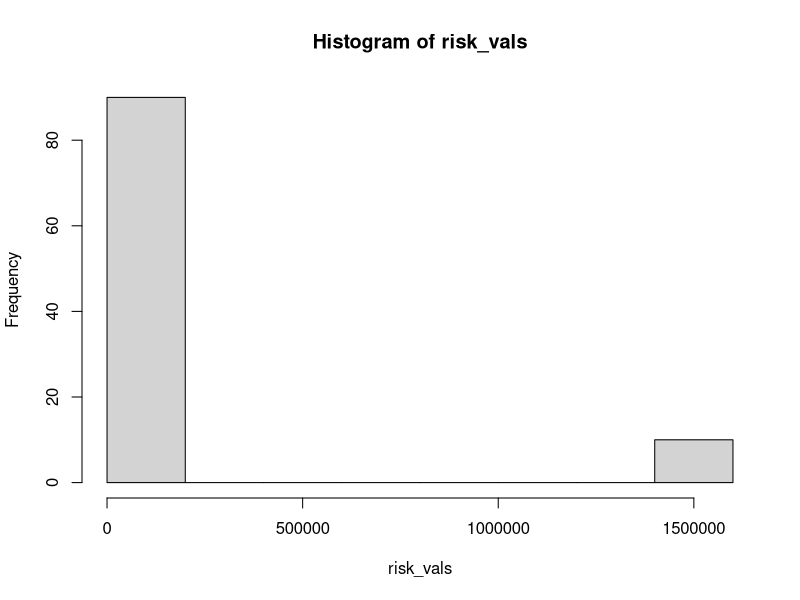
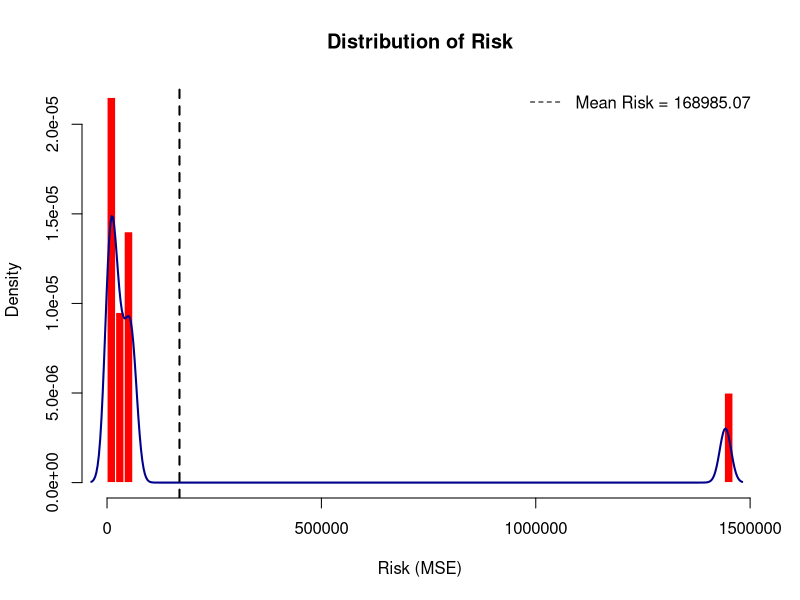
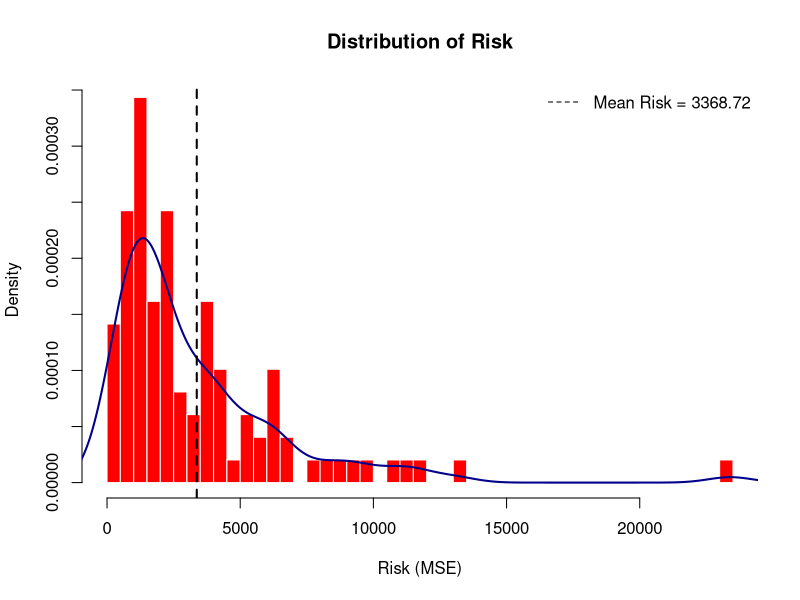
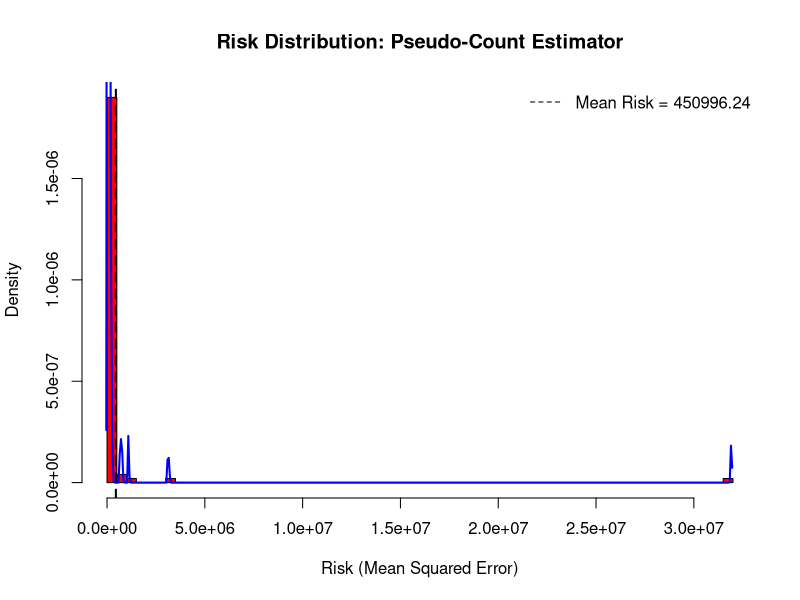
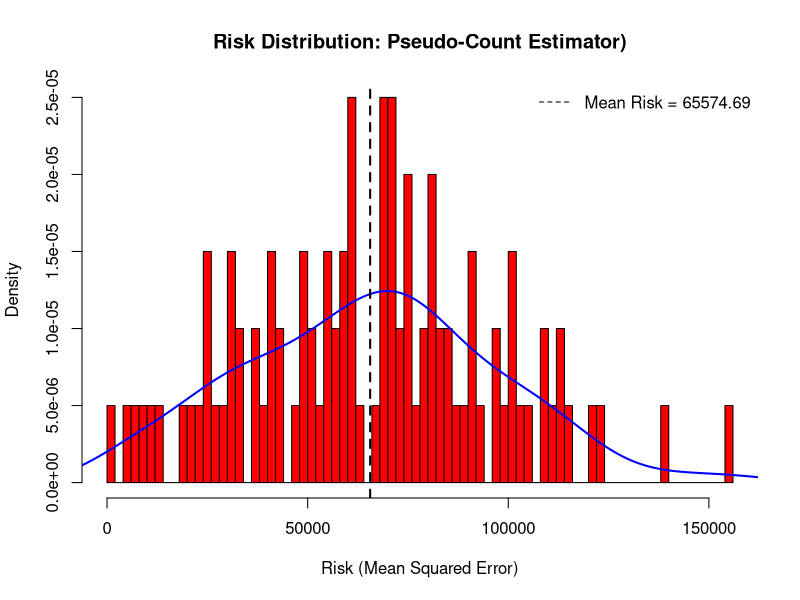

Write the R code that produced these figures, in order.
## ---- chunk 1

library(MASS)
library(stats4)
library(pracma)  # for trapz()

# Dartboard region classifier
get_dartboard_region_vectorized <- function(x, y) {
  segment_numbers <- c(20, 1, 18, 4, 13, 6, 10, 15, 2, 17,
                       3, 19, 7, 16, 8, 11, 14, 9, 12, 5)
  segment_width <- 360 / 20

  bull_inner <- 6.35
  bull_outer <- 15.9
  triple_inner <- 99
  triple_outer <- 107
  double_inner <- 162
  double_outer <- 170

  r <- sqrt(x^2 + y^2)
  theta <- (90 - atan2(y, x) * 180 / pi) %% 360
  segment_idx <- floor(theta / segment_width) + 1
  segment <- segment_numbers[segment_idx]

  region <- character(length(x))
  region[r <= bull_inner] <- "Bull"
  region[r > bull_inner & r <= bull_outer] <- "Outer Bull"
  region[r > bull_outer & r <= triple_inner] <- paste0("S", segment[r > bull_outer & r <= triple_inner])
  region[r > triple_inner & r <= triple_outer] <- paste0("T", segment[r > triple_inner & r <= triple_outer])
  region[r > triple_outer & r <= double_inner] <- paste0("S", segment[r > triple_outer & r <= double_inner])
  region[r > double_inner & r <= double_outer] <- paste0("D", segment[r > double_inner & r <= double_outer])
  region[r > double_outer] <- "Miss"

  return(region)
}

# Expand region table to include all possible regions
expand_region_table <- function(region_table) {
  all_regions <- c(
    "Bull", "Outer Bull",
    paste0("S", 1:20),
    paste0("T", 1:20),
    paste0("D", 1:20),
    "Miss"
  )
  full_table <- setNames(rep(0, length(all_regions)), all_regions)
  matching_regions <- intersect(names(region_table), names(full_table))
  full_table[matching_regions] <- region_table[matching_regions]
  return(full_table)
}

# Convert region counts into annuli counts
convert_regions_to_annuli <- function(region_counts) {
  annuli_counts <- rep(0, 6)

  for (region in names(region_counts)) {
    count <- region_counts[[region]]

    if (region == "Bull") {
      annuli_counts[1] <- annuli_counts[1] + count
    } else if (region == "Outer Bull") {
      annuli_counts[2] <- annuli_counts[2] + count
    } else if (startsWith(region, "T")) {
      annuli_counts[4] <- annuli_counts[4] + count
    } else if (startsWith(region, "D")) {
      annuli_counts[6] <- annuli_counts[6] + count
    } else if (startsWith(region, "S")) {
      annuli_counts[3] <- annuli_counts[3] + count
    }
  }
  return(annuli_counts)
}

# Inverse-Chi-Squared density
dinvchisq <- function(theta, a, b) {
  if (theta <= 0) return(0)
  (b/2)^(a/2) / gamma(a/2) * theta^(-a/2 - 1) * exp(-b / (2*theta))
}

# Exact annulus probability
dart_annulus_probability <- function(r1, r2, sigma2) {
  pchisq(r2^2 / sigma2, df = 2) - pchisq(r1^2 / sigma2, df = 2)
}

# Log-likelihood for a fixed sigma^2
log_likelihood_bull_given_sigma <- function(sigma2, observed_counts, radii = c(0, 6.35, 15.9, 99, 107, 162, 170)) {
  log_likelihood <- 0

  for (i in seq_along(observed_counts)) {
    n_obs <- observed_counts[i]
    if (n_obs == 0) next

    prob_annulus <- dart_annulus_probability(radii[i], radii[i+1], sigma2)
    prob_annulus <- max(prob_annulus, 1e-12)

    log_likelihood <- log_likelihood + n_obs * log(prob_annulus)
  }

  return(log_likelihood)
}

# Log-likelihood for a given (a,b)
log_likelihood_bull_ab <- function(a, b, observed_counts, radii, n_theta_samples = 5000) {
  if (a <= 0 || b <= 0) return(-Inf)
  theta_samples <- b / rchisq(n_theta_samples, df = a)
  logL_total <- 0

  for (i in seq_along(observed_counts)) {
    n_obs <- observed_counts[i]
    if (n_obs == 0) next

    probs <- dart_annulus_probability(radii[i], radii[i+1], theta_samples)
    avg_prob <- mean(probs)
    avg_prob <- max(avg_prob, 1e-12)

    logL_total <- logL_total + n_obs * log(avg_prob)
  }
  return(logL_total)
}

# Wrapper to perform entire EB estimation
estimate_sigmas <- function(player_count_list) {
  bull_radii <- c(0, 6.35, 15.9, 99, 107, 162, 170)

  # Overall counts
  overall_counts <- Reduce("+", player_count_list)
  overall_annuli <- convert_regions_to_annuli(overall_counts)

  # Step 1: Fit prior (MLE for a,b)
  mle_bull_ab <- function(observed_counts, radii = bull_radii) {
    neg_log_likelihood <- function(a, b) {
      -log_likelihood_bull_ab(a, b, observed_counts, radii)
    }
    mle_result <- mle(neg_log_likelihood, start = list(a = 5, b = 1000), method = "L-BFGS-B", lower = c(0.1, 0.1))
    return(mle_result)
  }

  set.seed(123)
  mle_result <- mle_bull_ab(overall_annuli)
  mle_a <- coef(mle_result)["a"]
  mle_b <- coef(mle_result)["b"]

  # Step 2: For each player, compute MAP estimate
  sigma2_map_list <- c()

  for (player_counts in player_count_list) {
    observed_counts_bull <- convert_regions_to_annuli(player_counts)

    sigma_vals <- seq(2, 25, length.out = 100)
    sigma2_vals <- sigma_vals^2

    log_likelihood_vals <- sapply(sigma2_vals, function(s2) {
      log_likelihood_bull_given_sigma(s2, observed_counts_bull, bull_radii)
    }, USE.NAMES = FALSE)

    likelihood_vals <- exp(log_likelihood_vals)
    prior_vals <- sapply(sigma2_vals, function(theta) {
      dinvchisq(theta, mle_a, mle_b)
    })

    unnormalized_posterior <- likelihood_vals * prior_vals
    normalized_posterior <- unnormalized_posterior / trapz(sigma2_vals, unnormalized_posterior)

    idx_max <- which.max(normalized_posterior)
    sigma2_map <- sigma2_vals[idx_max]
    sigma2_map_list <- c(sigma2_map_list, sigma2_map)
  }

  return(sigma2_map_list)
}

# Simulation function to estimate risk
simulate_estimation_risk <- function(n_trials = 100, n_players = 5, throws_per_player = 15, a = 5, b = 934) {
  risk_values <- c()

  for (trial in 1:n_trials) {
    sigma2_true <- b / rchisq(n_players, df = a)
    player_counts <- list()

    for (i in 1:n_players) {
      sigma <- sqrt(sigma2_true[i])
      sigma <- max(sigma, 0.5)
      samples <- mvrnorm(n = throws_per_player, mu = c(0, 0), Sigma = diag(sigma^2, 2))
      regions <- get_dartboard_region_vectorized(samples[,1], samples[,2])
      player_counts[[i]] <- expand_region_table(table(regions))
    }

    sigma2_est <- estimate_sigmas(player_counts)
    risk <- mean((sigma2_est - sigma2_true)^2)
    risk_values <- c(risk_values, risk)
  }

  return(risk_values)
}



## ---- chunk 2
risk_vals <- simulate_estimation_risk(n_trials = 100)
hist(risk_vals)
mean(risk_vals)

## ---- chunk 3
# Remove extreme outliers
threshold <- quantile(risk_vals, 0.99)  # 99th percentile cutoff
filtered_risk_vals <- risk_vals[risk_vals <= threshold]

# Plot histogram
hist(filtered_risk_vals, 
     breaks = 60,    # Smaller bins
     col = "red",    # Red bars
     border = "white",
     probability = TRUE,
     main = "Distribution of Risk",
     xlab = "Risk (MSE)")

# Add density curve
lines(density(filtered_risk_vals), col = "darkblue", lwd = 2)

# Add mean line
abline(v = mean(filtered_risk_vals), col = "black", lty = 2, lwd = 2)

# Add legend
legend("topright", 
       legend = sprintf("Mean Risk = %.2f", mean(filtered_risk_vals)),
       col = "black", lty = 2, bty = "n")

## ---- chunk 4
library(MASS)
library(stats4)
library(pracma)  # for trapz()

# Dartboard region classifier
get_dartboard_region_vectorized <- function(x, y) {
  segment_numbers <- c(20, 1, 18, 4, 13, 6, 10, 15, 2, 17,
                       3, 19, 7, 16, 8, 11, 14, 9, 12, 5)
  segment_width <- 360 / 20

  bull_inner <- 6.35
  bull_outer <- 15.9
  triple_inner <- 99
  triple_outer <- 107
  double_inner <- 162
  double_outer <- 170

  r <- sqrt(x^2 + y^2)
  theta <- (90 - atan2(y, x) * 180 / pi) %% 360
  segment_idx <- floor(theta / segment_width) + 1
  segment <- segment_numbers[segment_idx]

  region <- character(length(x))
  region[r <= bull_inner] <- "Bull"
  region[r > bull_inner & r <= bull_outer] <- "Outer Bull"
  region[r > bull_outer & r <= triple_inner] <- paste0("S", segment[r > bull_outer & r <= triple_inner])
  region[r > triple_inner & r <= triple_outer] <- paste0("T", segment[r > triple_inner & r <= triple_outer])
  region[r > triple_outer & r <= double_inner] <- paste0("S", segment[r > triple_outer & r <= double_inner])
  region[r > double_inner & r <= double_outer] <- paste0("D", segment[r > double_inner & r <= double_outer])
  region[r > double_outer] <- "Miss"

  return(region)
}

# Expand region table to include all possible regions
expand_region_table <- function(region_table) {
  all_regions <- c(
    "Bull", "Outer Bull",
    paste0("S", 1:20),
    paste0("T", 1:20),
    paste0("D", 1:20),
    "Miss"
  )
  full_table <- setNames(rep(0, length(all_regions)), all_regions)
  matching_regions <- intersect(names(region_table), names(full_table))
  full_table[matching_regions] <- region_table[matching_regions]
  return(full_table)
}

# Convert region counts into annuli counts
convert_regions_to_annuli <- function(region_counts) {
  annuli_counts <- rep(0, 6)

  for (region in names(region_counts)) {
    count <- region_counts[[region]]

    if (region == "Bull") {
      annuli_counts[1] <- annuli_counts[1] + count
    } else if (region == "Outer Bull") {
      annuli_counts[2] <- annuli_counts[2] + count
    } else if (startsWith(region, "T")) {
      annuli_counts[4] <- annuli_counts[4] + count
    } else if (startsWith(region, "D")) {
      annuli_counts[6] <- annuli_counts[6] + count
    } else if (startsWith(region, "S")) {
      annuli_counts[3] <- annuli_counts[3] + count
    }
  }
  return(annuli_counts)
}

# Exact annulus probability
dart_annulus_probability <- function(r1, r2, sigma2) {
  pchisq(r2^2 / sigma2, df = 2) - pchisq(r1^2 / sigma2, df = 2)
}

# Log-likelihood for a fixed sigma^2
log_likelihood_bull_given_sigma <- function(sigma2, observed_counts, radii = c(0, 6.35, 15.9, 99, 107, 162, 170)) {
  log_likelihood <- 0

  for (i in seq_along(observed_counts)) {
    n_obs <- observed_counts[i]
    if (n_obs == 0) next

    prob_annulus <- dart_annulus_probability(radii[i], radii[i+1], sigma2)
    prob_annulus <- max(prob_annulus, 1e-12)

    log_likelihood <- log_likelihood + n_obs * log(prob_annulus)
  }

  return(log_likelihood)
}

# Wrapper to perform EB estimation (now assuming wrong prior model)
estimate_sigmas_lognormal_prior <- function(player_count_list) {
  bull_radii <- c(0, 6.35, 15.9, 99, 107, 162, 170)

  # Assume fixed LogNormal prior: meanlog = 5, sdlog = 0.5
  prior_meanlog <- 5
  prior_sdlog <- 0.5

  sigma2_map_list <- c()

  for (player_counts in player_count_list) {
    observed_counts_bull <- convert_regions_to_annuli(player_counts)

    sigma_vals <- seq(2, 25, length.out = 100)
    sigma2_vals <- sigma_vals^2

    log_likelihood_vals <- sapply(sigma2_vals, function(s2) {
      log_likelihood_bull_given_sigma(s2, observed_counts_bull, bull_radii)
    }, USE.NAMES = FALSE)

    likelihood_vals <- exp(log_likelihood_vals)
    prior_vals <- dlnorm(sigma2_vals, meanlog = prior_meanlog, sdlog = prior_sdlog)

    unnormalized_posterior <- likelihood_vals * prior_vals
    normalized_posterior <- unnormalized_posterior / trapz(sigma2_vals, unnormalized_posterior)

    idx_max <- which.max(normalized_posterior)
    sigma2_map <- sigma2_vals[idx_max]
    sigma2_map_list <- c(sigma2_map_list, sigma2_map)
  }

  return(sigma2_map_list)
}

# Simulation function to estimate risk under model misspecification
simulate_estimation_risk_misspecified <- function(n_trials = 100, n_players = 5, throws_per_player = 15) {
  risk_values <- c()

  for (trial in 1:n_trials) {
    sigma2_true <- rlnorm(n_players, meanlog = 5, sdlog = 0.5)
    player_counts <- list()

    for (i in 1:n_players) {
      sigma <- sqrt(sigma2_true[i])
      samples <- mvrnorm(n = throws_per_player, mu = c(0, 0), Sigma = diag(sigma^2, 2))
      regions <- get_dartboard_region_vectorized(samples[,1], samples[,2])
      player_counts[[i]] <- expand_region_table(table(regions))
    }

    sigma2_est <- estimate_sigmas_lognormal_prior(player_counts)
    risk <- mean((sigma2_est - sigma2_true)^2)
    risk_values <- c(risk_values, risk)
  }

  return(risk_values)
}
## ---- chunk 5
risk_vals_wrong <- simulate_estimation_risk_misspecified(n_trials = 100)
risk_vals_wrong
## ---- chunk 6
# Remove extreme outliers
threshold <- quantile(risk_vals_wrong, 0.99)  # 99th percentile cutoff
filtered_risk_vals_wrong <- risk_vals_wrong[risk_vals_wrong <= threshold]

# Plot histogram
hist(filtered_risk_vals_wrong, 
     breaks = 60,    # Smaller bins
     col = "red",    # Red bars
     border = "white",
     probability = TRUE,
     main = "Distribution of Risk",
     xlab = "Risk (MSE)")

# Add density curve
lines(density(filtered_risk_vals_wrong), col = "darkblue", lwd = 2)

# Add mean line
abline(v = mean(filtered_risk_vals_wrong), col = "black", lty = 2, lwd = 2)

# Add legend
legend("topright", 
       legend = sprintf("Mean Risk = %.2f", mean(filtered_risk_vals_wrong)),
       col = "black", lty = 2, bty = "n")

## ---- chunk 7
library(MASS)
library(stats4)
library(pracma)

# Dartboard setup
bull_radii <- c(0, 6.35, 15.9, 99, 107, 162, 170)

# Helper to expand region table
to_annuli_counts <- function(region_counts) {
  annuli_counts <- rep(0, 6)
  for (region in names(region_counts)) {
    count <- region_counts[[region]]
    if (region == "Bull") {
      annuli_counts[1] <- annuli_counts[1] + count
    } else if (region == "Outer Bull") {
      annuli_counts[2] <- annuli_counts[2] + count
    } else if (startsWith(region, "T")) {
      annuli_counts[4] <- annuli_counts[4] + count
    } else if (startsWith(region, "D")) {
      annuli_counts[6] <- annuli_counts[6] + count
    } else if (startsWith(region, "S")) {
      annuli_counts[3] <- annuli_counts[3] + count
    }
  }
  return(annuli_counts)
}

# Exact annulus probability
dart_annulus_probability <- function(r1, r2, sigma2) {
  pchisq(r2^2 / sigma2, df = 2) - pchisq(r1^2 / sigma2, df = 2)
}

# Log-likelihood for (alpha) estimation
log_likelihood_alpha <- function(alpha, observed_counts) {
  if (any(alpha <= 0)) return(-Inf)
  total_counts <- sum(observed_counts)
  sum(lgamma(alpha + observed_counts) - lgamma(alpha)) + lgamma(sum(alpha)) - lgamma(sum(alpha) + total_counts)
}

# Log-likelihood for fixed sigma2
log_likelihood_given_sigma <- function(sigma2, observed_counts, radii = bull_radii) {
  log_likelihood <- 0
  for (i in seq_along(observed_counts)) {
    n_obs <- observed_counts[i]
    if (n_obs == 0) next
    prob_annulus <- dart_annulus_probability(radii[i], radii[i+1], sigma2)
    prob_annulus <- max(prob_annulus, 1e-12)
    log_likelihood <- log_likelihood + n_obs * log(prob_annulus)
  }
  return(log_likelihood)
}

# Estimate alpha via marginal MLE
estimate_alpha <- function(all_annuli_counts) {
  mle_result <- mle(function(alpha) -log_likelihood_alpha(rep(alpha, 6), all_annuli_counts), 
                    start = list(alpha = 1), method = "L-BFGS-B", lower = 0.01)
  coef(mle_result)["alpha"]
}

# Main function to fit pseudo-count based estimator
estimate_sigma_pseudo <- function(player_annuli_list) {
  # Step 1: Pool all players' data to fit alpha
  all_counts <- Reduce("+", player_annuli_list)
  hat_alpha <- estimate_alpha(all_counts)

  sigma2_map_list <- c()

  for (counts in player_annuli_list) {
    pseudo_counts <- counts + hat_alpha

    sigma_vals <- seq(2, 25, length.out = 100)
    sigma2_vals <- sigma_vals^2

    log_likelihood_vals <- sapply(sigma2_vals, function(s2) {
      log_likelihood_given_sigma(s2, pseudo_counts)
    }, USE.NAMES = FALSE)

    likelihood_vals <- exp(log_likelihood_vals)
    idx_max <- which.max(likelihood_vals)
    sigma2_map <- sigma2_vals[idx_max]

    sigma2_map_list <- c(sigma2_map_list, sigma2_map)
  }

  return(sigma2_map_list)
}

# Example Simulation Data
set.seed(123)
n_players <- 5
throws_per_player <- 15

# True sigma2 from LogNormal prior
sigma2_true <- rlnorm(n_players, meanlog = 5, sdlog = 0.5)
sigma_true <- sqrt(sigma2_true)

# Simulate dart throws
get_dartboard_region_vectorized <- function(x, y) {
  segment_numbers <- c(20, 1, 18, 4, 13, 6, 10, 15, 2, 17,
                       3, 19, 7, 16, 8, 11, 14, 9, 12, 5)
  segment_width <- 360 / 20
  bull_inner <- 6.35
  bull_outer <- 15.9
  triple_inner <- 99
  triple_outer <- 107
  double_inner <- 162
  double_outer <- 170

  r <- sqrt(x^2 + y^2)
  theta <- (90 - atan2(y, x) * 180 / pi) %% 360
  segment_idx <- floor(theta / segment_width) + 1
  segment <- segment_numbers[segment_idx]

  region <- character(length(x))
  region[r <= bull_inner] <- "Bull"
  region[r > bull_inner & r <= bull_outer] <- "Outer Bull"
  region[r > bull_outer & r <= triple_inner] <- paste0("S", segment[r > bull_outer & r <= triple_inner])
  region[r > triple_inner & r <= triple_outer] <- paste0("T", segment[r > triple_inner & r <= triple_outer])
  region[r > triple_outer & r <= double_inner] <- paste0("S", segment[r > triple_outer & r <= double_inner])
  region[r > double_inner & r <= double_outer] <- paste0("D", segment[r > double_inner & r <= double_outer])
  region[r > double_outer] <- "Miss"

  return(region)
}

# Generate sample data
player_counts <- list()
for (i in 1:n_players) {
  samples <- MASS::mvrnorm(throws_per_player, mu = c(0, 0), Sigma = diag(sigma_true[i]^2, 2))
  regions <- get_dartboard_region_vectorized(samples[,1], samples[,2])
  player_counts[[i]] <- table(regions)
}

# Convert to annuli counts
player_annuli_list <- lapply(player_counts, to_annuli_counts)

# Estimate using pseudo-counts
sigma2_est_pseudo <- estimate_sigma_pseudo(player_annuli_list)

# Output true vs estimated
cat("True sigma2 values:\n")
print(sigma2_true)

cat("Estimated sigma2 values (pseudo-count based):\n")
print(sigma2_est_pseudo)

## ---- chunk 8

simulate_risk_pseudocount_invchisq <- function(n_trials = 100, n_players = 5, throws_per_player = 15) {
  bull_radii <- c(0, 6.35, 15.9, 99, 107, 162, 170)

  all_risks <- c()

  for (trial in 1:n_trials) {
    # Step 1: Simulate true sigma^2 from Inverse-Chi-Squared(5, 934)
    a <- 5
    b <- 934
    sigma2_true <- b / rchisq(n_players, df = a)
    sigma_true <- sqrt(sigma2_true)

    # Step 2: Simulate dart throws
    player_counts <- list()
    for (i in 1:n_players) {
      samples <- MASS::mvrnorm(throws_per_player, mu = c(0, 0), Sigma = diag(sigma_true[i]^2, 2))
      regions <- get_dartboard_region_vectorized(samples[,1], samples[,2])
      player_counts[[i]] <- table(regions)
    }

    # Step 3: Convert to annuli counts
    player_annuli_list <- lapply(player_counts, to_annuli_counts)

    # Step 4: Estimate using pseudo-count method
    sigma2_est <- estimate_sigma_pseudo(player_annuli_list)

    # Step 5: Compute risk (mean squared error)
    risk <- mean((sigma2_est - sigma2_true)^2)
    all_risks <- c(all_risks, risk)
  }

  return(all_risks)
}

## ---- chunk 9
# --- Run the simulation ---
set.seed(42)
risk_vals_pseudocount <- simulate_risk_pseudocount_invchisq(n_trials = 100)

# Plot
hist(risk_vals_pseudocount, col = "red", breaks = 60,
     main = "Risk Distribution: Pseudo-Count Estimator",
     xlab = "Risk (Mean Squared Error)", probability = TRUE)
lines(density(risk_vals_pseudocount), col = "blue", lwd = 2)
abline(v = mean(risk_vals_pseudocount), col = "black", lty = 2, lwd = 2)
legend("topright", legend = sprintf("Mean Risk = %.2f", mean(risk_vals_pseudocount)),
       col = "black", lty = 2, bty = "n")

## ---- chunk 10
simulate_risk_pseudocount_lognormal <- function(n_trials = 100, n_players = 5, throws_per_player = 15) {
  bull_radii <- c(0, 6.35, 15.9, 99, 107, 162, 170)

  all_risks <- c()

  for (trial in 1:n_trials) {
    # Step 1: Simulate true sigma^2 from LogNormal(meanlog = 5, sdlog = 0.5)
    meanlog <- 5
    sdlog <- 0.5
    sigma2_true <- rlnorm(n_players, meanlog = meanlog, sdlog = sdlog)
    sigma_true <- sqrt(sigma2_true)

    # Step 2: Simulate dart throws
    player_counts <- list()
    for (i in 1:n_players) {
      samples <- MASS::mvrnorm(throws_per_player, mu = c(0, 0), Sigma = diag(sigma_true[i]^2, 2))
      regions <- get_dartboard_region_vectorized(samples[,1], samples[,2])
      player_counts[[i]] <- table(regions)
    }

    # Step 3: Convert to annuli counts
    player_annuli_list <- lapply(player_counts, to_annuli_counts)

    # Step 4: Estimate using pseudo-count method
    sigma2_est <- estimate_sigma_pseudo(player_annuli_list)

    # Step 5: Compute risk (mean squared error)
    risk <- mean((sigma2_est - sigma2_true)^2)
    all_risks <- c(all_risks, risk)
  }

  return(all_risks)
}

## ---- chunk 11
set.seed(42)
risk_vals_pseudocount_lognormal <- simulate_risk_pseudocount_lognormal(n_trials = 100)

# Plot
hist(risk_vals_pseudocount_lognormal, col = "red", breaks = 60,
     main = "Risk Distribution: Pseudo-Count Estimator)",
     xlab = "Risk (Mean Squared Error)", probability = TRUE)
lines(density(risk_vals_pseudocount_lognormal), col = "blue", lwd = 2)
abline(v = mean(risk_vals_pseudocount_lognormal), col = "black", lty = 2, lwd = 2)
legend("topright", legend = sprintf("Mean Risk = %.2f", mean(risk_vals_pseudocount_lognormal)),
       col = "black", lty = 2, bty = "n")
